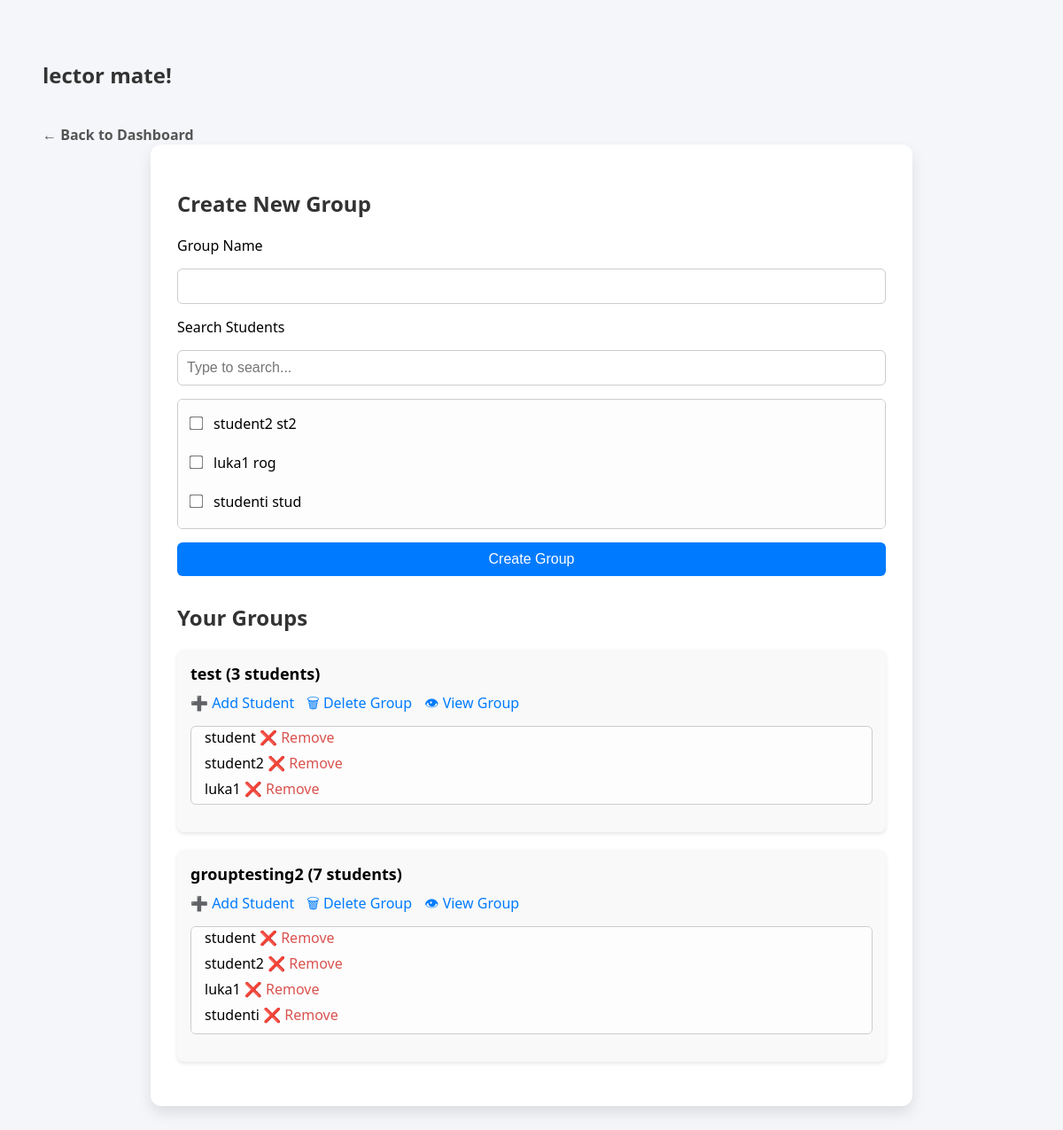
The app's page /lector/manage-groups/ (signed in) with its own data.
### core/models.py (models this page shows, shortened)
class Lector(models.Model):
    name = models.CharField(max_length=100)
    surname = models.CharField(max_length=100)
    email = models.EmailField(unique=True)
    lector_id = models.CharField(max_length=100, unique=True)  # Unique ID for Lector
    password=models.CharField(max_length=150,null=True, blank=True)
    students = models.ManyToManyField('Student', related_name='lectors', blank=True)
    profile_image = models.ImageField(upload_to='profile_pics/', null=True, blank=True)

class Student(models.Model):
    name = models.CharField(max_length=100)
    surname = models.CharField(max_length=100)
    email = models.EmailField(unique=True)
    student_id = models.CharField(max_length=100, unique=True)  # Unique ID for Student
    password=models.CharField(max_length=100,null=True, blank=True)
    profile_image = models.ImageField(upload_to='profile_pics/', null=True, blank=True)

class Group(models.Model):
    name = models.CharField(max_length=100)
    lector = models.ForeignKey(Lector, on_delete=models.CASCADE, related_name='groups')
    students = models.ManyToManyField(Student, blank=True, related_name='groups')

### core/views.py (the view)
# urls.py: path('lector/manage-groups/', views.manage_groups, name='manage_groups'),
def manage_groups(request):
    lector_email = request.session.get('lector_email')
    if not lector_email:
        return redirect('lector-login')
    lector = get_object_or_404(Lector, email=lector_email)
    students = lector.students.all()
    if request.method == 'POST':
        form = GroupForm(request.POST)
        if form.is_valid():
            group = form.save(commit=False)
            group.lector = lector
            group.save()
            selected_students = request.POST.getlist('students')
            for student_id in selected_students:
                student = Student.objects.get(id=student_id)
                group.students.add(student)
            form.save_m2m()  # Ensure many-to-many relationships are saved
            messages.success(request, f"Group '{group.name}' created.")
            return redirect('manage_groups')
    else:
        form = GroupForm()
    groups = Group.objects.filter(lector=lector)
    return render(request, 'manage_groups.html', {
        'form': form,
        'groups': groups,
        'lector': lector,
        'students': students,  # Pass the filtered students here
    })

### core/forms.py
class GroupForm(forms.ModelForm):
    students = forms.ModelMultipleChoiceField(
        queryset=Student.objects.all(),
        widget=forms.CheckboxSelectMultiple,
        required=False
    )
    class Meta:
        model = Group
        fields = ['name', 'students']

### templates/manage_groups.html (shortened to what this page needs)
<!DOCTYPE html>
<html lang="en">
<head>
</head>
<body>
  <h2>lector {{ lector.name }}!</h2>
  <a href="{% url 'lector_dashboard' %}" class="back-link">← Back to Dashboard</a>
  <div class="container">
    <h2>Create New Group</h2>
    <form method="POST" enctype="multipart/form-data">
      <label for="id_name">Group Name</label>
      {{ form.name }}
      <label for="student-search">Search Students</label>
      <input type="text" id="student-search" placeholder="Type to search...">
      <div id="student-list">
        {% for student in students %}
        <div class="student-item">
          <input type="checkbox" name="students" value="{{ student.id }}">
          <label>{{ student.name }} {{ student.surname }}</label>
        </div>
        {% endfor %}
      </div>
      <button type="submit">Create Group</button>
    </form>
    <h2>Your Groups</h2>
    {% if groups %}
    {% for group in groups %}
    <div class="group">
      <div class="group-title">
        {{ group.name }} ({{ group.students.count }} students)
      </div>
      <div class="group-actions">
        <a href="{% url 'add_student_to_group' group.id %}">➕ Add Student</a>
        <a href="{% url 'delete_group' group.id %}">🗑 Delete Group</a>
        <a href="{% url 'lector_group_page' group.id %}">👁 View Group</a>
      </div>
      {% if group.students.all %}
      <ul class="student-list">
        {% for student in group.students.all %}
        <li>
          {{ student.name }}
          <a href="{% url 'remove_student_from_group' group.id student.id %}">❌ Remove</a>
        </li>
        {% endfor %}
      </ul>
      {% else %}
      <p style="margin-top: 10px; color: #777;">No students in this group.</p>
      {% endif %}
    </div>
    {% endfor %}
    {% else %}
    <p>No groups yet.</p>
    {% endif %}
  </div>
</body>
</html>

### templates/manage_groups.html (style rules this page uses)
body { font-family: 'Segoe UI', Tahoma, Geneva, Verdana, sans-serif; background-color: #f4f6f9; padding: 40px; }
.container { max-width: 800px; margin: auto; background: #fff; padding: 30px; border-radius: 12px; box-shadow: 0 8px 16px rgba(0,0,0,0.1); }
h2 { color: #333; margin-bottom: 20px; }
form { display: flex; flex-direction: column; gap: 15px; margin-bottom: 30px; }
form input[type="text"], form select, form button, form input[type="file"] { padding: 10px; font-size: 16px; border-radius: 6px; border: 1px solid #ccc; }
form button { background-color: #007bff; color: white; border: none; cursor: pointer; transition: background-color 0.3s ease; }
.student-list { margin-top: 10px; padding-left: 20px; }
.student-list li { margin-bottom: 5px; }
.back-link { display: inline-block; margin-top: 20px; text-decoration: none; color: #555; font-weight: bold; }
#student-list { max-height: 135px; overflow-y: auto; border: 1px solid #ccc; padding: 5px 10px; border-radius: 6px; background: #fdfdfd; }
.student-item { height: 40px; display: flex; align-items: center; gap: 10px; padding: 2px 0; }
.student-item input[type="checkbox"] { transform: scale(1.2); }
.group { background-color: #f9f9f9; padding: 15px; margin-bottom: 20px; border-radius: 8px; box-shadow: 0 2px 4px rgba(0,0,0,0.1); }
.group-title { font-size: 18px; font-weight: bold; margin-bottom: 10px; }
.group-actions a { margin-right: 10px; color: #007bff; text-decoration: none; }
.student-list li a { color: #d9534f; text-decoration: none; }
.student-list { max-height: 120px; overflow-y: auto; border: 1px solid #ccc; padding-left: 15px; padding-right: 5px; border-radius: 6px; background: #fdfdfd; }
.student-list li { height: 24px; line-height: 24px; overflow: hidden; }

### records on screen
Lector: name "mate"
Student: name "student2", surname "st2"
Student: name "luka1", surname "rog"
Student: name "studenti", surname "stud"
Group: name "test", students.count "3"
Student: name "student"
Group: name "grouptesting2", students.count "7"
